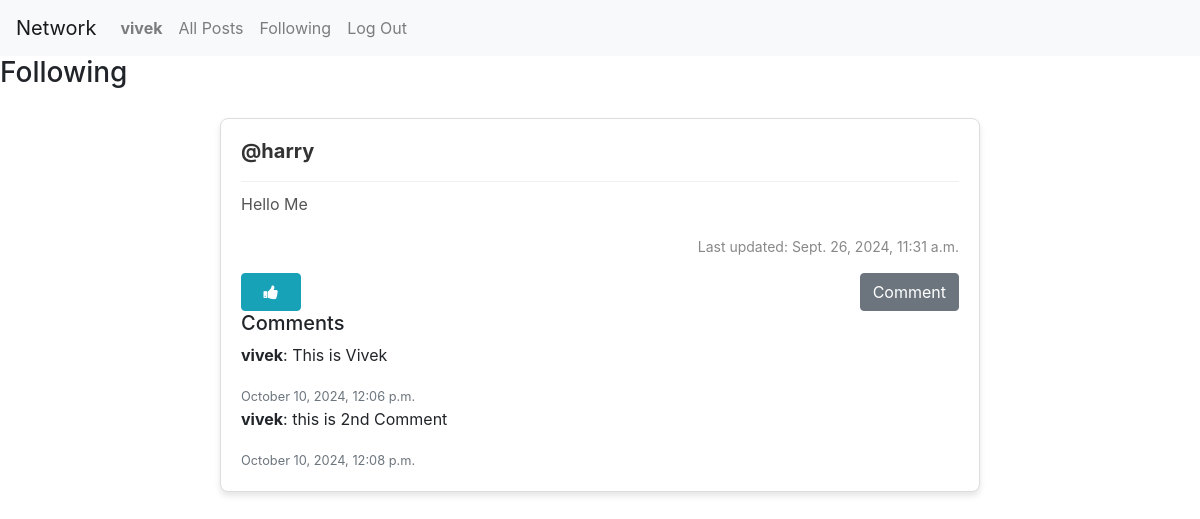
The page /following (signed in) on the database its author committed.
### network/models.py (models this page shows, shortened)
class User(AbstractUser):
    def serialize(self):
        return {
            "id": self.id,
            "username": self.username,
            "email": self.email,
            "followers": [user.follower.username for user in self.follower_set.all()],  # List of followers using the Follow model
            "following": [user.following.username for user in self.following_set.all()]  # List of users being followed using the Follow model
        }

class Post(models.Model):
    poster = models.ForeignKey(User, on_delete=models.CASCADE, blank=True, null=True, related_name="post_user")
    post_content = models.CharField(max_length=512)
    date_added = models.DateTimeField(auto_now_add=True)
    last_updated = models.DateTimeField(auto_now=True)
    likes = models.PositiveIntegerField(default=0)

class PostComment(models.Model):  # Changed to 'PostComment' for better clarity
    author = models.ForeignKey(User, on_delete=models.CASCADE, blank=True, null=True, related_name="user_comment")
    post = models.ForeignKey(Post, on_delete=models.CASCADE, blank=True, null=True, related_name="post_comment")
    comment_time = models.DateTimeField(auto_now_add=True)
    message = models.CharField(max_length=512)

### network/views.py (the view)
# urls.py: path("following",views.following,name = "following"),
def following(request):
    current_user = request.user  # Use request.user directly as it's already available
    following_users = Follow.objects.filter(follower=current_user).values_list('following', flat=True)
    follow_post = Post.objects.filter(poster__in=following_users).order_by('-last_updated')
    user_liked = Liked.objects.filter(user=current_user).values_list('post_id', flat=True)
    paginator = Paginator(follow_post, 10)
    page_number = request.GET.get('page')
    post_of_page = paginator.get_page(page_number)
    post_ids = post_of_page.object_list.values_list('id', flat=True)
    comments = PostComment.objects.filter(post_id__in=post_ids).select_related('author')
    return render(request, "network/following.html", {
        "post_of_page": post_of_page,
        "user_like": list(user_liked),  # List of post IDs liked by the current user
        "comments": comments,  # List of comments for the posts on this page
    })

### network/templates/network/following.html (shortened to what this page needs)
{% extends "network/layout.html" %}
{% load static %}
{% block body %}
<div id="post-view">
    <h3>Following</h3>
    <div id="all_post" class="post-container">
        {% for post in post_of_page %}
        <div class="post-card">
            <div class="post-header">
                <a href="{% url 'profile' user_id=post.poster.id %}">
                    <h5 class="username">@{{ post.poster.username }}</h5>
                </a>
            </div>
            <div class="post-body">
                <p class="content">{{ post.post_content }}</p>
            </div>
            <div class="post-footer">
                <p class="date">Last updated: {{ post.last_updated }}</p>
            </div>
            <div class="d-flex justify-content-between">
                {% if post.id in user_like %}
                    <button class="btn btn-info fa fa-thumbs-down col-1" id="unlike-{{ post.id }}" onclick="likeHandler({{ post.id }}, true)"></button>
                {% else %}
                    <button class="btn btn-info fa fa-thumbs-up col-1" id="like-{{ post.id }}" onclick="likeHandler({{ post.id }}, false)"></button>
                {% endif %}
                <button type="button" class="btn btn-secondary ml-2" id="toggle-comment-{{ post.id }}" onclick="toggleCommentForm({{ post.id }})">Comment</button>
            </div>
            <h5>Comments</h5>
            <div class="comments-section">
                {% for comment in comments %}
                    {% if comment.post.id == post.id %}
                        <div class="comment">
                            <p><strong>{{ comment.author.username }}</strong>: {{ comment.message }}</p>
                            <small class="text-muted">{{ comment.comment_time|date:"F j, Y, g:i a" }}</small>
                        </div>
                    {% endif %}
                {% empty %}
                    <p>No comments yet.</p>
                {% endfor %}
            </div>
        </div>
        {% endfor %}
    </div>
</div>
{% endblock %}

### network/templates/network/layout.html (shortened to what this page needs)
{% load static %}
<!DOCTYPE html>
<html lang="en">
    <head>
        <link rel="stylesheet" href="https://stackpath.bootstrapcdn.com/bootstrap/4.4.1/css/bootstrap.min.css">
        <link href="{% static 'network/styles.css' %}" rel="stylesheet">
        <link rel="stylesheet" href="https://cdnjs.cloudflare.com/ajax/libs/font-awesome/4.7.0/css/font-awesome.min.css">
    </head>
    <body>
        <nav class="navbar navbar-expand-lg navbar-light bg-light">
            <a class="navbar-brand" href="#">Network</a>
            <div>
              <ul class="navbar-nav mr-auto">
                {% if user.is_authenticated %}
                    <li class="nav-item">
                        <a class="nav-link" href="{% url 'profile' user_id=user.id %}"><strong>{{ user.username }}</strong></a>
                    </li>
                {% endif %}
                <li class="nav-item">
                  <a class="nav-link" href="{% url 'index' %}">All Posts</a>
                </li>
                {% if user.is_authenticated %}
                    <li class="nav-item">
                        <a class="nav-link" href="{% url 'following' %}">Following</a>
                    </li>
                    <li class="nav-item">
                        <a class="nav-link" href="{% url 'logout' %}">Log Out</a>
                    </li>
                {% endif %}
              </ul>
            </div>
          </nav>
        <div class="body">
            {% block body %}
            {% endblock %}
        </div>
    </body>
</html>

### network/static/network/styles.css (style rules this page uses)
.post-container { width: 100%; max-width: 800px; margin: 0 auto; padding: 20px; }
.post-card { background-color: white; border-radius: 8px; box-shadow: 0px 4px 6px rgba(0, 0, 0, 0.1); margin-bottom: 20px; padding: 20px; border: 1px solid #ddd; }
.post-header { border-bottom: 1px solid #f0f0f0; padding-bottom: 10px; margin-bottom: 10px; }
.username { font-size: 1.25rem; font-weight: bold; color: #333; }
.post-body .content { font-size: 1rem; color: #555; margin: 0; }
.post-footer .date { font-size: 0.875rem; color: #888; text-align: right; margin-top: 20px; }

### rows shown on the page
User: username "vivek"
Post: poster.username "harry", post_content "Hello Me", last_updated "Sept. 26, 2024, 11:31 a.m."
PostComment: author.username "vivek", message "This is Vivek", comment_time "October 10, 2024, 12:06 p.m."
PostComment: author.username "vivek", message "this is 2nd Comment", comment_time "October 10, 2024, 12:08 p.m."
